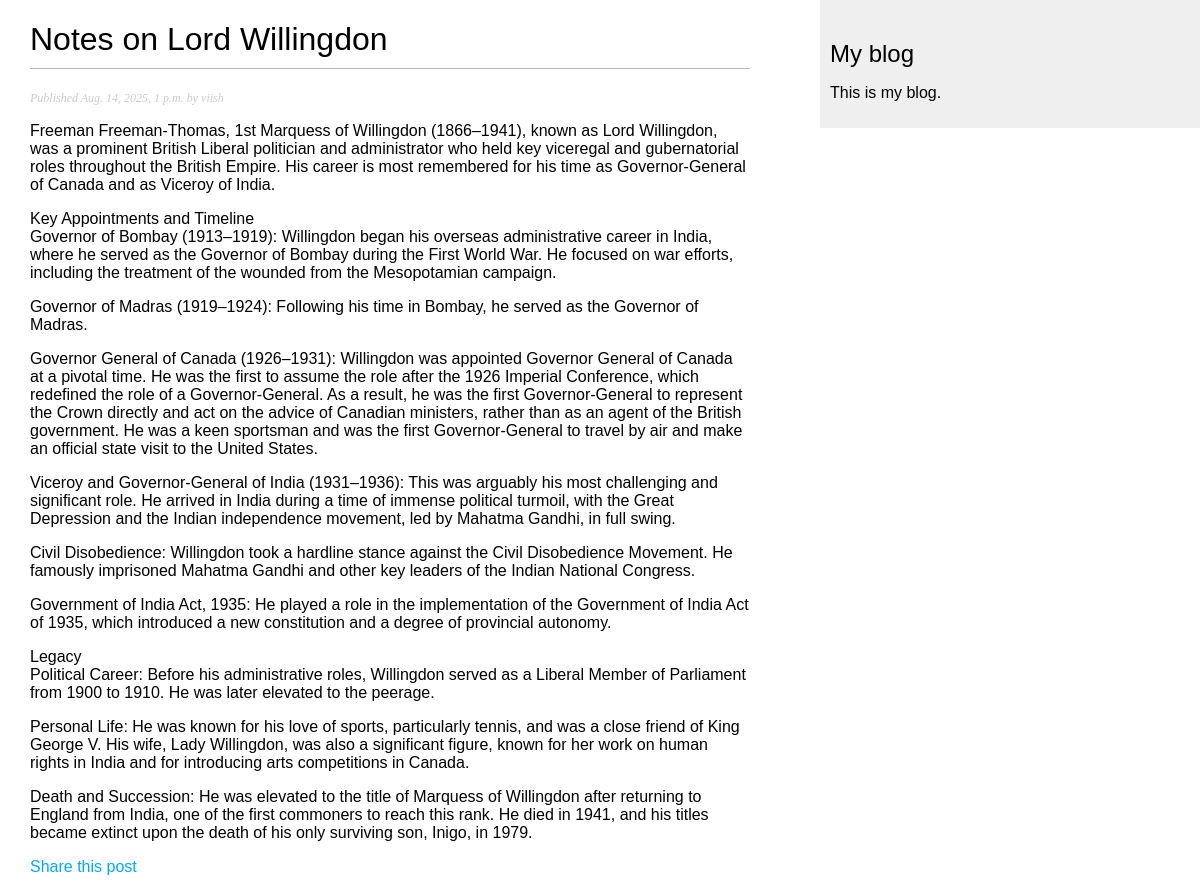
The page /blog/2025/8/14/notes-on-lord-willingdon/ on the database its author committed.
### blog/models.py (models this page shows, shortened)
class Post(models.Model):
    class Status(models.TextChoices):
        DRAFT = 'DF', 'Draft'
        PUBLISHED = 'PB', 'Published'
    title = models.CharField(max_length=200)
    slug = models.SlugField(max_length=200, unique_for_date='publish')
    author = models.ForeignKey(
        settings.AUTH_USER_MODEL,
        on_delete=models.CASCADE,
        related_name='blog_posts',
    )
    body = models.TextField()
    publish = models.DateTimeField(default=timezone.now)
    created = models.DateTimeField(auto_now_add=True)
    updated = models.DateTimeField(auto_now=True)
    status = models.CharField(
        max_length=2,
        choices=Status,
        default=Status.DRAFT,
    )
    objects = models.Manager() # The Default Manager
    published = PublishedManager() # Custom Manager
    draft = DraftManager()
    class Meta:
        ordering = ['-publish']
        indexes = [
            models.Index(fields=['-publish']),
        ]

### blog/views.py (the view)
# urls.py: path('<int:year>/<int:month>/<int:day>/<slug:post>/', views.post_detail, name='post_detail'),
def post_detail(request, year, month, day, post):
    post = get_object_or_404(Post,
                             status=Post.Status.PUBLISHED,
                             slug=post, publish__year=year,
                             publish__month=month,
                             publish__day=day)
    return render(
        request,
        'blog/post/detail.html',
        {'post': post}
    )

### blog/templates/blog/post/detail.html (shortened to what this page needs)
{% extends "blog/base.html" %}
{% block content %}
  <h1>{{ post.title }}</h1>
  <p class="date">
    Published {{ post.publish }} by {{ post.author }}
  </p>
  {{ post.body|linebreaks }}
    <p>
        <a href="{% url "blog:post_share" post.id %}">Share this post</a>
    </p>
{% endblock %}

### blog/static/css/blog.css (style rules this page uses)
body { margin:0; padding:0; font-family:helvetica, sans-serif; }
a { color:#00abff; text-decoration:none; }
h1 { font-weight:normal; border-bottom:1px solid #bbb; padding:0 0 10px 0; }
p.date { color:#ccc; font-family: georgia, serif; font-size: 12px; font-style: italic; }

### rows shown on the page
Post: title "Notes on Lord Willingdon", publish "Aug. 14, 2025, 1 p.m.", author "viish", body "Freeman Freeman-Thomas, 1st Marquess of Willingdon (1866–1941), known as Lord Willingdon, was a prominent British Liberal politician and administrator who held key viceregal and gubernatorial roles throughout the British Empire. His career is most remembered for his time as Governor-General of Canada and as Viceroy of India. Key Appointments and Timeline Governor of Bombay (1913–1919): Willingdon began his overseas administrative career in India, where he served as the Governor of Bombay during the First World War. He focused on war efforts, including the treatment of the wounded from the Mesopotamian campaign. Governor of Madras (1919–1924): Following his time in Bombay, he served as the…"
